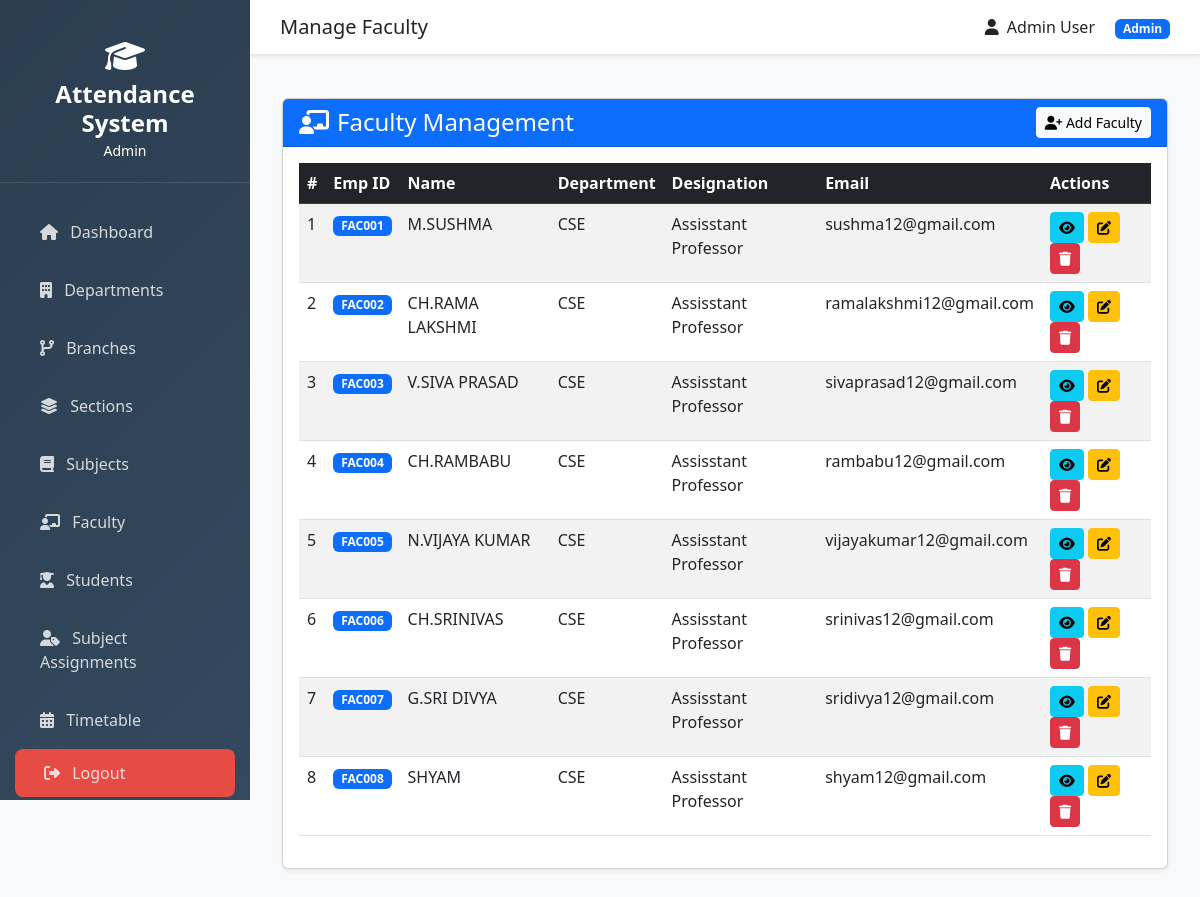
Page /manage/faculty/ (signed in) on the committed database.
### attendance/models.py (models this page shows, shortened)
class User(AbstractUser):
    ROLE_CHOICES = [
        ('admin', 'Admin'),
        ('faculty', 'Faculty'),
        ('student', 'Student'),
    ]
    role = models.CharField(max_length=10, choices=ROLE_CHOICES)
    phone = models.CharField(max_length=15, blank=True, null=True)
    created_at = models.DateTimeField(auto_now_add=True)
    updated_at = models.DateTimeField(auto_now=True)
    class Meta:
        db_table = 'users'
        verbose_name = 'User'
        verbose_name_plural = 'Users'

class Faculty(models.Model):
    user = models.OneToOneField(User, on_delete=models.CASCADE, related_name='faculty_profile')
    employee_id = models.CharField(max_length=20, unique=True)
    department = models.ForeignKey(Department, on_delete=models.CASCADE, related_name='faculty_members')
    designation = models.CharField(max_length=50)
    qualification = models.CharField(max_length=100)
    date_of_joining = models.DateField()
    class Meta:
        db_table = 'faculty'
        verbose_name_plural = 'Faculty'

class Department(models.Model):
    name = models.CharField(max_length=100)
    code = models.CharField(max_length=10, unique=True)
    description = models.TextField(blank=True)
    created_at = models.DateTimeField(auto_now_add=True)
    class Meta:
        db_table = 'departments'
        ordering = ['name']

### attendance/views.py (the view, shortened to what this page needs)
# urls.py: path('manage/faculty/', views.manage_faculty, name='manage_faculty'),
@login_required
@role_required('admin')
def manage_faculty(request):
    faculty_form = FacultyForm()
    faculty_list = Faculty.objects.select_related('user', 'department').all()
    departments = Department.objects.all()
    context = {
        'faculty_form': faculty_form,
        'faculty_list': faculty_list,
        'departments': departments
    }
    return render(request, 'admin/manage_faculty.html', context)

### attendance/templates/admin/manage_faculty.html (shortened to what this page needs)
{% extends 'base.html' %}
{% block page_title %}Manage Faculty{% endblock %}
{% block content %}
<div class="container-fluid py-4">
    <div class="row">
        <div class="col-12">
            <div class="card shadow-sm">
                <div class="card-header bg-primary text-white d-flex justify-content-between align-items-center">
                    <h4 class="mb-0"><i class="fas fa-chalkboard-teacher me-2"></i>Faculty Management</h4>
                    <button type="button" class="btn btn-light btn-sm" data-bs-toggle="modal" data-bs-target="#addFacultyModal">
                        <i class="fas fa-user-plus"></i> Add Faculty
                    </button>
                </div>
                <div class="card-body">
                    <div class="table-responsive">
                        <table class="table table-hover table-striped">
                            <thead class="table-dark">
                                <tr>
                                    <th>#</th>
                                    <th>Emp ID</th>
                                    <th>Name</th>
                                    <th>Department</th>
                                    <th>Designation</th>
                                    <th>Email</th>
                                    <th>Actions</th>
                                </tr>
                            </thead>
                            <tbody>
                                {% for faculty in faculty_list %}
                                <tr>
                                    <td>{{ forloop.counter }}</td>
                                    <td><span class="badge bg-primary">{{ faculty.employee_id }}</span></td>
                                    <td>{{ faculty.user.get_full_name }}</td>
                                    <td>{{ faculty.department.code }}</td>
                                    <td>{{ faculty.designation }}</td>
                                    <td>{{ faculty.user.email }}</td>
                                    <td>
                                        <button class="btn btn-sm btn-info" data-bs-toggle="modal" data-bs-target="#viewModal{{ faculty.id }}" title="View Profile">
                                            <i class="fas fa-eye"></i>
                                        </button>
                                        <button class="btn btn-sm btn-warning" data-bs-toggle="modal" data-bs-target="#editModal{{ faculty.id }}" title="Edit Profile">
                                            <i class="fas fa-edit"></i>
                                        </button>
                                        <button class="btn btn-sm btn-danger" data-bs-toggle="modal" data-bs-target="#deleteModal{{ faculty.id }}" title="Delete">
                                            <i class="fas fa-trash"></i>
                                        </button>
                                    </td>
                                </tr>
                                {% empty %}
                                <tr><td colspan="7" class="text-center">No faculty records found.</td></tr>
                                {% endfor %}
                            </tbody>
                        </table>
                    </div>
                </div>
            </div>
        </div>
    </div>
</div>
{% endblock %}

### attendance/templates/base.html (shortened to what this page needs)
<!DOCTYPE html>
<html lang="en">
<head>
    <link href="https://cdnjs.cloudflare.com/ajax/libs/bootstrap/5.3.0/css/bootstrap.min.css" rel="stylesheet">
    <link href="https://cdnjs.cloudflare.com/ajax/libs/font-awesome/6.4.0/css/all.min.css" rel="stylesheet">
</head>
<body>
    {% if user.is_authenticated %}
    <div class="sidebar">
        <div class="logo">
            <i class="fas fa-graduation-cap fa-2x mb-2"></i>
            <h4>Attendance System</h4>
            <small>{{ user.get_role_display }}</small>
        </div>
        <nav class="nav flex-column">
            <a class="nav-link" href="{% url 'dashboard' %}">
                <i class="fas fa-home me-2"></i> Dashboard
            </a>
            {% if user.role == 'admin' %}
                <a class="nav-link" href="{% url 'manage_departments' %}">
                    <i class="fas fa-building me-2"></i> Departments
                </a>
                <a class="nav-link" href="{% url 'manage_branches' %}">
                    <i class="fas fa-code-branch me-2"></i> Branches
                </a>
                <a class="nav-link" href="{% url 'manage_sections' %}">
                    <i class="fas fa-layer-group me-2"></i> Sections
                </a>
                <a class="nav-link" href="{% url 'manage_subjects' %}">
                    <i class="fas fa-book me-2"></i> Subjects
                </a>
                <a class="nav-link" href="{% url 'manage_faculty' %}">
                    <i class="fas fa-chalkboard-teacher me-2"></i> Faculty
                </a>
                <a class="nav-link" href="{% url 'manage_students' %}">
                    <i class="fas fa-user-graduate me-2"></i> Students
                </a>
                <a class="nav-link" href="{% url 'manage_subject_assignments' %}">
                    <i class="fas fa-user-tag me-2"></i> Subject Assignments
                </a>
                <a class="nav-link" href="{% url 'manage_timetable' %}">
                    <i class="fas fa-calendar-alt me-2"></i> Timetable
                </a>
            {% endif %}
            <a class="nav-link logout" href="{% url 'logout' %}">
                <i class="fas fa-sign-out-alt me-2"></i> Logout
            </a>
        </nav>
    </div>
    <div class="main-content">
        <div class="top-navbar">
            <h5 class="mb-0">{% block page_title %}Dashboard{% endblock %}</h5>
            <div>
                <span class="me-3"><i class="fas fa-user me-2"></i>{{ user.get_full_name }}</span>
                <span class="badge bg-primary">{{ user.get_role_display }}</span>
            </div>
        </div>
        {% block content %}{% endblock %}
    </div>
    {% else %}
        {% block login_content %}{% endblock %}
    {% endif %}
</body>
</html>

### attendance/templates/base.html (style rules this page uses)
:root { --primary-color: #2c3e50; --secondary-color: #3498db; --success-color: #27ae60; --danger-color: #e74c3c; --warning-color: #f39c12; --info-color: #16a085; }
body { font-family: 'Segoe UI', Tahoma, Geneva, Verdana, sans-serif; background-color: #f8f9fa; }
.sidebar { min-height: 100vh; background: linear-gradient(135deg, var(--primary-color), #34495e); color: white; position: fixed; top: 0; left: 0; width: 250px; padding: 20px 0; z-index: 1000; display: flex; flex-direction: column; height: 100vh; }
.sidebar .nav { flex-grow: 1; display: flex; flex-direction: column; }
.sidebar .nav-link.logout { margin-top: auto; background: rgba(231, 76, 68, 8.1); border-left: 4px solid #e74c3c; }
.sidebar .logo { text-align: center; padding: 20px; border-bottom: 1px solid rgba(255,255,255,0.1); margin-bottom: 20px; }
.sidebar .logo h4 { margin: 0; font-weight: 600; }
.sidebar .nav-link { color: rgba(255,255,255,0.8); padding: 12px 25px; margin: 5px 15px; border-radius: 8px; transition: all 0.3s; }
.main-content { margin-left: 250px; padding: 20px; }
.top-navbar { background: white; padding: 15px 30px; margin: -20px -20px 20px -20px; box-shadow: 0 2px 4px rgba(0,0,0,0.1); display: flex; justify-content: space-between; align-items: center; }

### rows in the picture
User: role "Admin", get_full_name "Admin User"
Faculty: employee_id "FAC001", user.get_full_name "M.SUSHMA", department.code "CSE", designation "Assisstant Professor", user.email "sushma12@gmail.com"
Faculty: employee_id "FAC002", user.get_full_name "CH.RAMA LAKSHMI", department.code "CSE", designation "Assisstant Professor", user.email "ramalakshmi12@gmail.com"
Faculty: employee_id "FAC003", user.get_full_name "V.SIVA PRASAD", department.code "CSE", designation "Assisstant Professor", user.email "sivaprasad12@gmail.com"
Faculty: employee_id "FAC004", user.get_full_name "CH.RAMBABU", department.code "CSE", designation "Assisstant Professor", user.email "rambabu12@gmail.com"
Faculty: employee_id "FAC005", user.get_full_name "N.VIJAYA KUMAR", department.code "CSE", designation "Assisstant Professor", user.email "vijayakumar12@gmail.com"
Faculty: employee_id "FAC006", user.get_full_name "CH.SRINIVAS", department.code "CSE", designation "Assisstant Professor", user.email "srinivas12@gmail.com"
Faculty: employee_id "FAC007", user.get_full_name "G.SRI DIVYA", department.code "CSE", designation "Assisstant Professor", user.email "sridivya12@gmail.com"
Faculty: employee_id "FAC008", user.get_full_name "SHYAM", department.code "CSE", designation "Assisstant Professor", user.email "shyam12@gmail.com"
